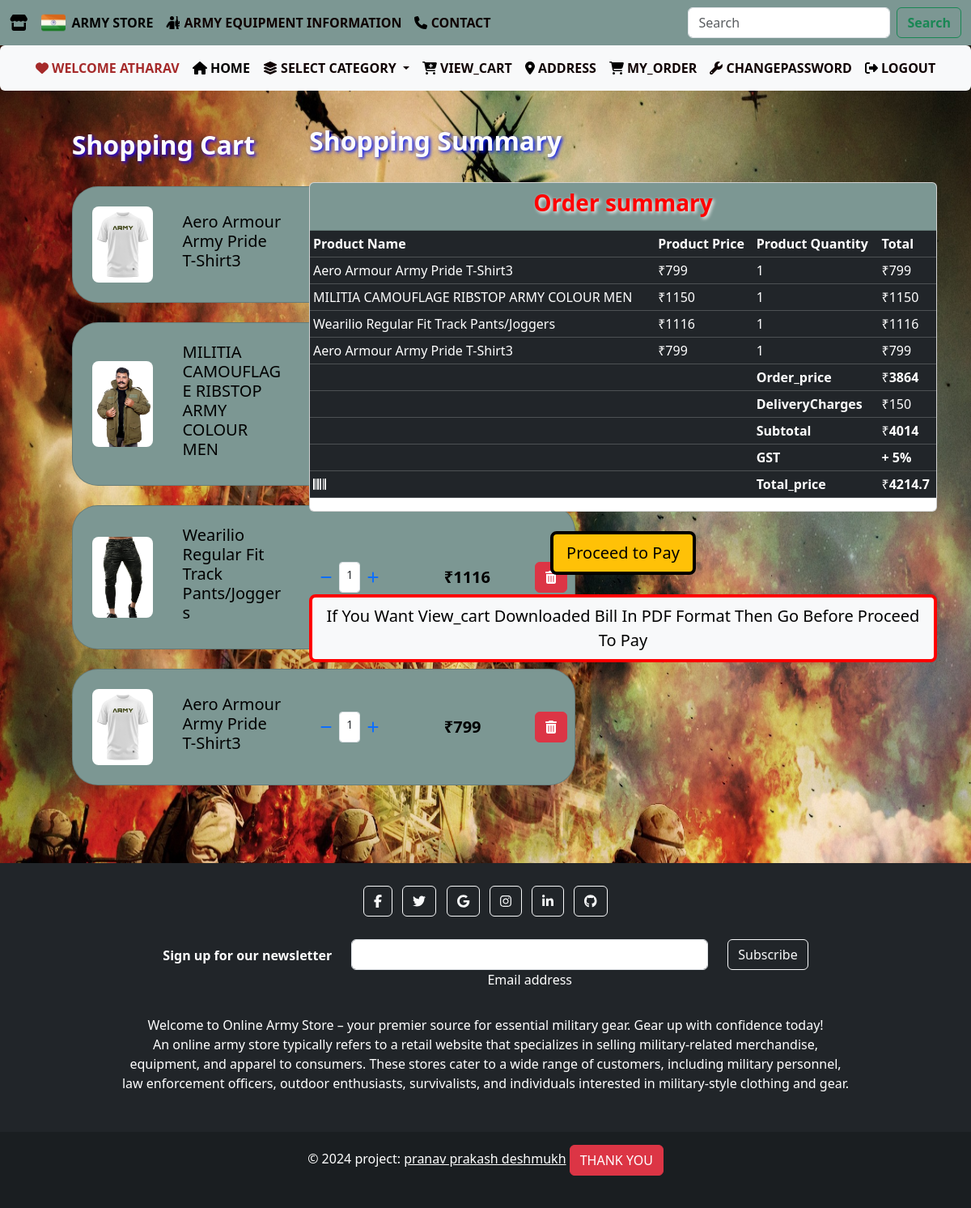
Page /viewcart (signed in) on the committed database.
### army/models.py (models this page shows, shortened)
class Cart(models.Model):
    user = models.ForeignKey(User, on_delete=models.CASCADE)       #Each cart instance is associated with a single user.
    product = models.ForeignKey(Store, on_delete=models.CASCADE)     #Each cart instance is associated with a single Store product. Similarly, the on_delete=models.CASCADE argument means that if the referenced Store object is deleted, the corresponding Cart instances associated with that product will be deleted.
    quantity = models.PositiveIntegerField(default=1)              # Quantity cannot be negative so we have used PositiveIntegerField

class Store(models.Model):
    CATEGORY_CHOICES = [
        ('TSHIRT', 'Tshirt'),
        ('PANT', 'pant'),
        ('SHOES', 'Shoes'),
        ('WATCH', 'Watch'),
        ('JACKET', 'jacket'),
        ('BAGS', 'Bags'),
    ]
    name = models.CharField(max_length=100)
    category = models.CharField(max_length=20, choices=CATEGORY_CHOICES)
    small_description=models.CharField(max_length=300)
    description=models.TextField()
    selling_price = models.IntegerField()
    discounted_price = models.IntegerField()
    percentage = models.IntegerField(default=0)
    price_and_quantity_total = models.IntegerField(default=0)
    Store_image =models.ImageField(upload_to='Store_images')  # As we are using image field we have to intall 'pillow'. And we have to Define MEDIA_URL in settings.py file so that all folder should save in media directory

### army/views.py (the view)
# urls.py: path('viewcart',views.viewcart, name="viewcart"),
def viewcart(request):
    cart_items = Cart.objects.filter(user=request.user)
    total =0
    delhivery_charge =150
    gst_rate =0.05
    for item in cart_items:
        item.product.price_and_quantity_total = item.product.discounted_price * item.quantity
        total += item.product.price_and_quantity_total
        final_price= delhivery_charge + total
        final_price_with_gst= final_price * (1 + gst_rate)    # cart_items will fetch product of current user, and show product available in the cart of the current user.
    return render(request, 'viewcart.html', {'cart_items': cart_items , 'total':total,'final_price':final_price , 'final_price_with_gst':final_price_with_gst})

### army/templates/viewcart.html (shortened to what this page needs)
{% extends "army.html" %}
{% block content %}
<div class="container-fluid " style="width: 100%;">
    <div class="row">
        <div class="container-md adjust1">
            <div class="container h-100 py-5">
                <div class="row d-flex justify-content-center align-items-center h-100">
                <div class="col-10">
                    <div class="d-flex justify-content-between align-items-center mb-4">
                    <h2 style="color: rgb(252, 252, 252); text-shadow: 2px 2px 4px rgb(25, 0, 252); font-weight: bold;">Shopping Cart</h2>
                    </div>
                {% for item in cart_items %}
                    <div class="card rounded-5 mb-4" style="background-color: rgb(124, 151, 147);">
                        <div class="card-body p-4">
                        <div class="row d-flex justify-content-between align-items-center">
                        <div class="col-md-2 col-lg-2 col-xl-2">
                            <img
                            src="{{item.product.Store_image.url}}"
                            class="img-fluid rounded-3" alt="Cotton T-shirt">
                        </div>
                        <div class="col-md-3 col-lg-3 col-xl-3">
                            <h6 class="lead fw-normal mb-2" style="color: black; font-weight: bold;">{{item.product.name}}</h6>
                        </div>
                        <div class="col-md-3 col-lg-3 col-xl-2 d-flex">
                            <button class="btn btn-link px-2">
                            <a href="{% url 'delete_quantity' item.id %}"><i class="fas fa-minus"></i></a>
                            </button>
                            <div class="form-control form-control-sm">
                                {{item.quantity}}
                            </div>
                            <button class="btn btn-link px-2">
                             <a href="{% url 'add_quantity' item.id %}"><i class="fas fa-plus"></i></a>
                            </button>
                        </div>
                        <div class="col-md-3 col-lg-2 col-xl-2 offset-lg-1 ">
                            <h5 class="mb-0" style="color: black; font-weight: bold;">₹{{item.product.discounted_price}}</h5>
                        </div>
                        <div class="col-md-1 col-lg-1 col-xl-1 text-end">
                            <form action="{% url "deletecart" item.id %}" method="POST">
                                <button type="submit" class="btn btn-danger">
                                <i class="fa-solid fa-trash-can"></i>
                                </button>
                            </form>
                        </div>
                    </div>
                </div>
                </div>
           {% endfor %}
            </div>
            </div>
        </div>
    </div>
</div>
</div>
<div class="container " style="width: 100%;">
    <div class="row">
        <div class="container-md adjust2" >
            <div class="d-flex justify-content-between align-items-center mb-4">
                <h2 style="color: rgb(252, 252, 252); text-shadow: 2px 2px 4px rgb(0, 21, 252); font-weight: bold;">Shopping Summary</h2>
            </div>
            <div class="card ">
                <div class="card-header" style="background-color: rgb(124, 151, 147);text-align: center;">
                    <h3 class="text-xs-center " style="color: red; text-shadow: 2px 2px 4px rgb(249, 249, 249);"><strong>Order summary</strong></h3>
                </div>
                <div class="card-block ">
                    <div class="table-responsive">
                        <table class="table table-hover table-dark table-sm">
                            <thead>
                              <tr>
                                <th><strong>Product Name</strong></th>
                                <th class="text-xs-center"><strong>Product Price</strong></th>
                                <th class="text-xs-center"><strong>Product Quantity</strong></th>
                                <th class="text-xs-right"><strong>Total</strong></th>
                              </tr>
                            </thead>
                            <tbody>
                                {% for item in cart_items %}
                              <tr>
                                <td>{{item.product.name}}</td>
                                <td class="text-xs-center">₹{{item.product.discounted_price}}</td>
                                <td class="text-xs-center">{{item.quantity}}</td>
                                <td class="text-xs-right">₹{{item.product.price_and_quantity_total}}</td>
                              </tr>
                                {% endfor %}
                                <tr>
                                    <td class="highrow"></td>
                                    <td class="highrow"></td>
                                    <td class="highrow text-xs-center"><strong>Order_price</strong></td>
                                    <td class="highrow text-xs-right">₹<b>{{total}}</b></td>
                                </tr>
                                <tr>
                                    <td class="emptyrow"></td>
                                    <td class="emptyrow"></td>
                                    <td class="emptyrow text-xs-center"><strong>DeliveryCharges</strong></td>
                                    <td class="emptyrow text-xs-right">₹150</td>
                                </tr>
                                <tr>
                                    <td class="emptyrow"></td>
                                    <td class="emptyrow"></td>
                                    <td class="emptyrow text-xs-center"><strong>Subtotal</strong></td>
                                    <td class="emptyrow text-xs-right">₹<b>{{final_price}}</b></td>
                                </tr>
                                <tr>
                                    <td class="emptyrow"></td>
                                    <td class="emptyrow"></td>
                                    <td class="emptyrow text-xs-center"><strong>GST</strong></td>
                                    <td class="emptyrow text-xs-right"><b> + 5%</b></td>
                                </tr>
                                <tr>
                                    <td class="emptyrow"><i class="fa fa-barcode iconbig"></i></td>
                                    <td class="emptyrow"></td>
                                    <td class="emptyrow text-xs-center"><strong>Total_price</strong></td>
                                    <td class="emptyrow text-xs-right">₹<b>{{final_price_with_gst}}</b></td>
                                </tr>
                            </tbody>
                          </table>
                    </div>
                </div>
            </div>
            <br>
            <a href="{% url "checkout" %}">
                <div class="" style="text-align: center;">
                    <div >
                        <button type="button" class="btn btn-warning btn-block btn-lg btn-new" style="border: 4px solid black;">Proceed to Pay</button>
                    </div>
                </div>
            </a>
            <br>
            <div class="" style="text-align: center;">
                <div >
                    <a href="{% url "myorder"  %}" class="">
                        <button type="button" class="btn btn-light btn-block btn-lg btn-new" style="border: 4px solid red;">If You Want View_cart Downloaded Bill In PDF Format Then Go Before Proceed To Pay</button>
                    </a>
                </div>
            </div>
        </div>
    </div>
</div>
<br>
{% endblock content %}

### army/templates/navbar2.html (shortened to what this page needs)
<nav class="navbar navbar-expand-lg bg-body-tertiary rounded" aria-label="Twelfth navbar example">
  <div class="container-fluid">
    <div class="collapse navbar-collapse justify-content-md-center" id="navbarsExample10">
      <ul class="navbar-nav">
        {% if request.user.is_authenticated %}
        <li class="nav-item">
          <a class="nav-link" href="{% url "profile" %}" style="color: rgb(15, 1, 1);"><i class="fa-solid fa-heart" style="color: brown;"></i> <b style="color: brown;">WELCOME {{user.first_name|upper}}</b></a>
        </li>
        <li class="nav-item">
          <a class="nav-link active" aria-current="page" href="/"><i class="fa-solid fa-house"></i> <b>HOME</b></a>
        </li>
        <li class="nav-item dropdown">
          <a class="nav-link dropdown-toggle" href="" role="button" data-bs-toggle="dropdown" aria-expanded="false" style="color: rgb(15, 1, 1); font-weight: bolder;">
            <i class="fa-solid fa-layer-group"></i>
          SELECT CATEGORY
          </a>
        </li>
        <li class="nav-item">
          <a class="nav-link" href="{% url "viewcart" %}" style="color: rgb(15, 1, 1);"><i class="fa-solid fa-cart-plus" style="color: black;"></i> <b>VIEW_CART</b></a>
        </li>
        <li class="nav-item">
          <a class="nav-link" href="{% url "address" %}" style="color: rgb(15, 1, 1);"><i class="fa-solid fa-location-dot" style="color: black;"></i> <b>ADDRESS</b></a>
        </li>
        <li class="nav-item">
          <a class="nav-link" href="{% url "myorder" %}" style="color: rgb(15, 1, 1);"><i class="fa-solid fa-cart-shopping" style="color: black;"></i> <b>MY_ORDER</b></a>
        </li>
        <li class="nav-item">
          <a class="nav-link" href="{% url "changepassword" %}" style="color: rgb(15, 1, 1);"><i class="fa-solid fa-wrench"></i> <b>CHANGEPASSWORD</b></a>
        </li>
        <li class="nav-item">
          <a class="nav-link" href="{% url "logout" %}" style="color: rgb(15, 1, 1);"><i class="fa-solid fa-right-from-bracket" style="color: black;"></i> <b>LOGOUT</b></a>
        </li>
        {% endif %}
      </ul>
    </div>
  </div>
</nav>

### rows in the picture
Cart: product.Store_image (picture), product.name "Aero Armour Army Pride T-Shirt3", product.discounted_price "799", quantity "1", product.price_and_quantity_total "799"
Cart: product.Store_image (picture), product.name "MILITIA CAMOUFLAGE RIBSTOP ARMY COLOUR MEN", product.discounted_price "1150", quantity "1", product.price_and_quantity_total "1150"
Cart: product.Store_image (picture), product.name "Wearilio Regular Fit Track Pants/Joggers", quantity "1", product.discounted_price "1116", product.price_and_quantity_total "1116"
Cart: product.Store_image (picture), product.name "Aero Armour Army Pride T-Shirt3", quantity "1", product.discounted_price "799", product.price_and_quantity_total "799"

### other values in the picture
{{ user.first_name|upper }} "ATHARAV"
{{ total }} "3864"
{{ final_price }} "4014"
{{ final_price_with_gst }} "4214.7"
